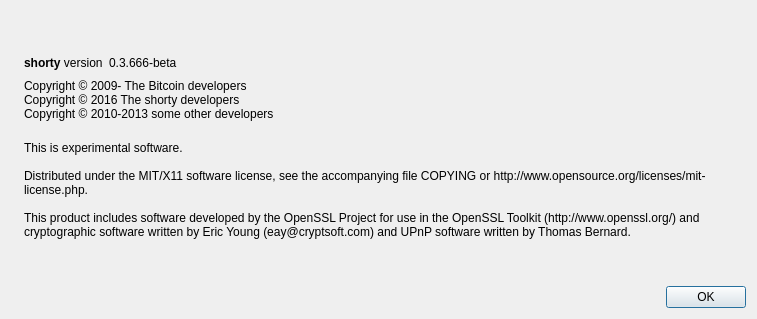
<?xml version="1.0" encoding="UTF-8"?>
<ui version="4.0">
 <class>AboutDialog</class>
 <widget class="QDialog" name="AboutDialog">
  <property name="geometry">
   <rect>
    <x>0</x>
    <y>0</y>
    <width>757</width>
    <height>319</height>
   </rect>
  </property>
  <property name="windowTitle">
   <string>About shorty</string>
  </property>
  <layout class="QHBoxLayout" name="horizontalLayout_2">
   <item>
    <widget class="QLabel" name="label_4">
     <property name="sizePolicy">
      <sizepolicy hsizetype="Preferred" vsizetype="Ignored">
       <horstretch>0</horstretch>
       <verstretch>0</verstretch>
      </sizepolicy>
     </property>
     <property name="pixmap">
      <pixmap resource="../bitcoin.qrc">:/images/about</pixmap>
     </property>
    </widget>
   </item>
   <item>
    <layout class="QVBoxLayout" name="verticalLayout_2">
     <item>
      <spacer name="verticalSpacer_2">
       <property name="orientation">
        <enum>Qt::Vertical</enum>
       </property>
       <property name="sizeHint" stdset="0">
        <size>
         <width>20</width>
         <height>40</height>
        </size>
       </property>
      </spacer>
     </item>
     <item>
      <layout class="QHBoxLayout" name="horizontalLayout">
       <item>
        <widget class="QLabel" name="label">
         <property name="cursor">
          <cursorShape>IBeamCursor</cursorShape>
         </property>
         <property name="text">
          <string>&lt;html&gt;&lt;head/&gt;&lt;body&gt;&lt;p&gt;&lt;span style=&quot; font-weight:600;&quot;&gt;shorty&lt;/span&gt; version&lt;/p&gt;&lt;/body&gt;&lt;/html&gt;</string>
         </property>
         <property name="textInteractionFlags">
          <set>Qt::LinksAccessibleByMouse|Qt::TextSelectableByKeyboard|Qt::TextSelectableByMouse</set>
         </property>
        </widget>
       </item>
       <item>
        <widget class="QLabel" name="versionLabel">
         <property name="cursor">
          <cursorShape>IBeamCursor</cursorShape>
         </property>
         <property name="text">
          <string notr="true">0.3.666-beta</string>
         </property>
         <property name="textInteractionFlags">
          <set>Qt::LinksAccessibleByMouse|Qt::TextSelectableByKeyboard|Qt::TextSelectableByMouse</set>
         </property>
        </widget>
       </item>
       <item>
        <spacer name="horizontalSpacer">
         <property name="orientation">
          <enum>Qt::Horizontal</enum>
         </property>
         <property name="sizeHint" stdset="0">
          <size>
           <width>40</width>
           <height>20</height>
          </size>
         </property>
        </spacer>
       </item>
      </layout>
     </item>
     <item>
      <widget class="QLabel" name="copyrightLabel">
       <property name="cursor">
        <cursorShape>IBeamCursor</cursorShape>
       </property>
       <property name="text">
        <string>Copyright © 2009- The Bitcoin developers
Copyright © 2016 The shorty developers
Copyright © 2010-2013 some other developers</string>
       </property>
       <property name="textInteractionFlags">
        <set>Qt::LinksAccessibleByMouse|Qt::TextSelectableByKeyboard|Qt::TextSelectableByMouse</set>
       </property>
      </widget>
     </item>
     <item>
      <widget class="QLabel" name="label_2">
       <property name="cursor">
        <cursorShape>IBeamCursor</cursorShape>
       </property>
       <property name="text">
        <string>
This is experimental software.

Distributed under the MIT/X11 software license, see the accompanying file COPYING or http://www.opensource.org/licenses/mit-license.php.

This product includes software developed by the OpenSSL Project for use in the OpenSSL Toolkit (http://www.openssl.org/) and cryptographic software written by Eric Young (eay@cryptsoft.com) and UPnP software written by Thomas Bernard.</string>
       </property>
       <property name="wordWrap">
        <bool>true</bool>
       </property>
       <property name="textInteractionFlags">
        <set>Qt::LinksAccessibleByMouse|Qt::TextSelectableByKeyboard|Qt::TextSelectableByMouse</set>
       </property>
      </widget>
     </item>
     <item>
      <spacer name="verticalSpacer">
       <property name="orientation">
        <enum>Qt::Vertical</enum>
       </property>
       <property name="sizeHint" stdset="0">
        <size>
         <width>20</width>
         <height>40</height>
        </size>
       </property>
      </spacer>
     </item>
     <item>
      <widget class="QDialogButtonBox" name="buttonBox">
       <property name="orientation">
        <enum>Qt::Horizontal</enum>
       </property>
       <property name="standardButtons">
        <set>QDialogButtonBox::Ok</set>
       </property>
      </widget>
     </item>
    </layout>
   </item>
  </layout>
 </widget>
 <resources>
  <include location="../bitcoin.qrc"/>
 </resources>
 <connections>
  <connection>
   <sender>buttonBox</sender>
   <signal>accepted()</signal>
   <receiver>AboutDialog</receiver>
   <slot>accept()</slot>
   <hints>
    <hint type="sourcelabel">
     <x>360</x>
     <y>308</y>
    </hint>
    <hint type="destinationlabel">
     <x>157</x>
     <y>274</y>
    </hint>
   </hints>
  </connection>
  <connection>
   <sender>buttonBox</sender>
   <signal>rejected()</signal>
   <receiver>AboutDialog</receiver>
   <slot>reject()</slot>
   <hints>
    <hint type="sourcelabel">
     <x>428</x>
     <y>308</y>
    </hint>
    <hint type="destinationlabel">
     <x>286</x>
     <y>274</y>
    </hint>
   </hints>
  </connection>
 </connections>
</ui>
